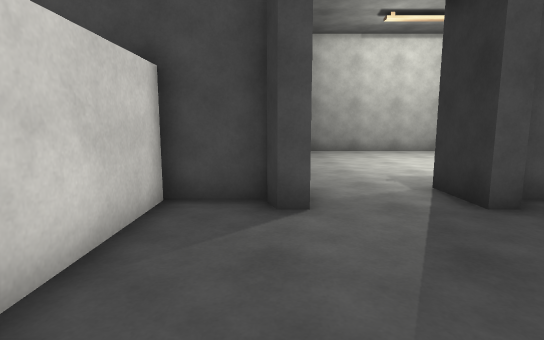
View 1 (above)

19 first-person views from a walk through a Unity game level. The camera is 1.3 m above the floor, tilts 8° down and sees 80° across. Doors are open. The floor is counted in squares, 1 m on a side. Each view is taken from the middle of a square. On the plan, view 1 faces up. The plan holds only what a view shows up to about 14 squares ahead; the rest is blank. The place goes on beyond the plan. The player character is not drawn. Surface patterns are stand-ins for the level's own textures.

View 2
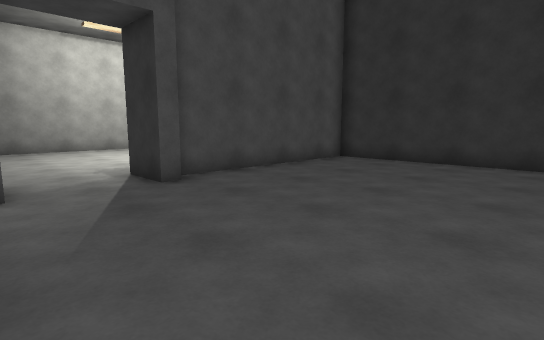

View 3
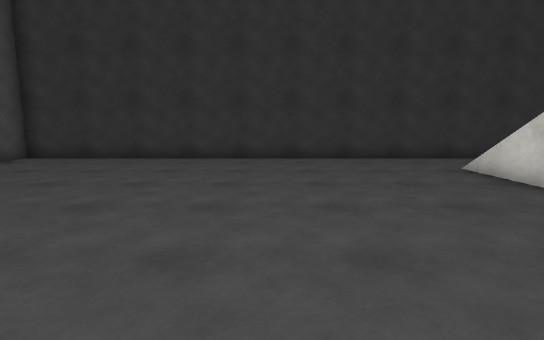

View 4
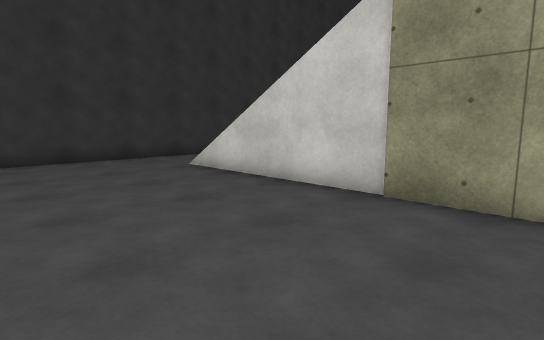

View 5
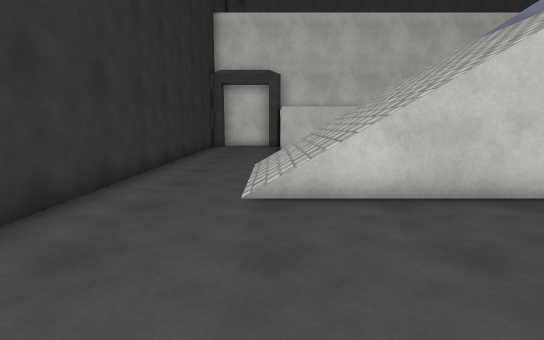

View 6
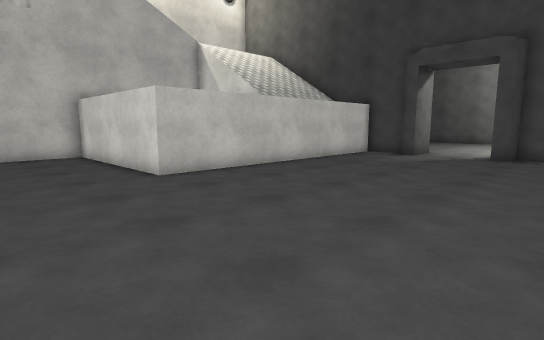

View 7
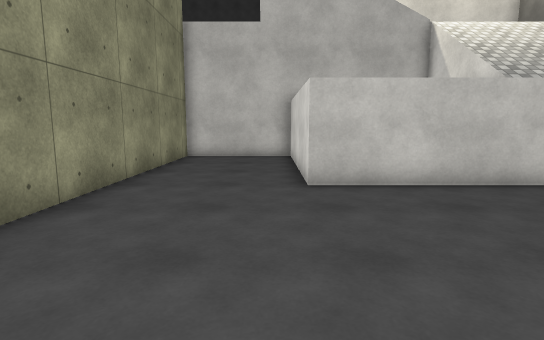

View 8
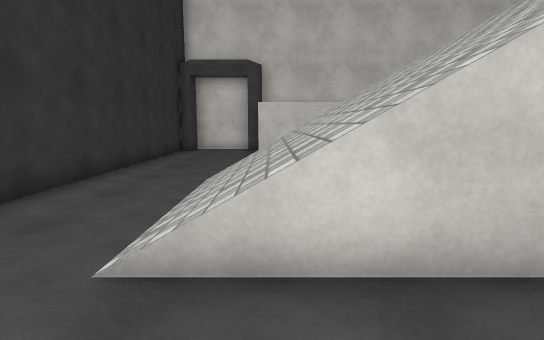

View 9
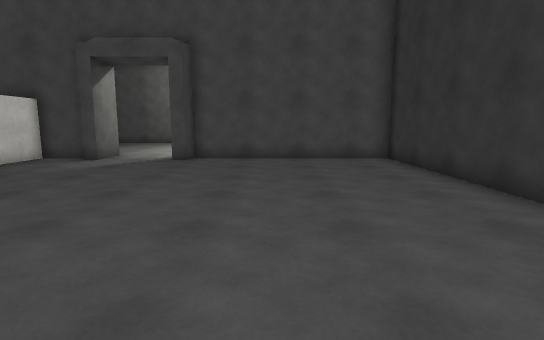

View 10
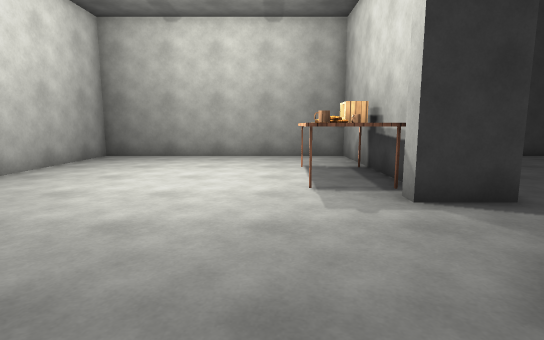

View 11
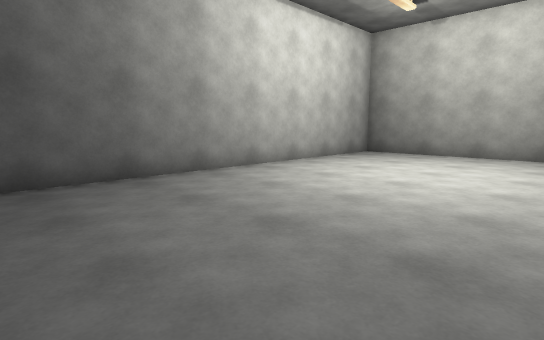

View 12
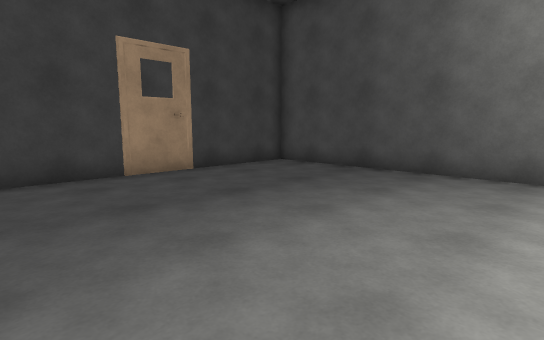

View 13
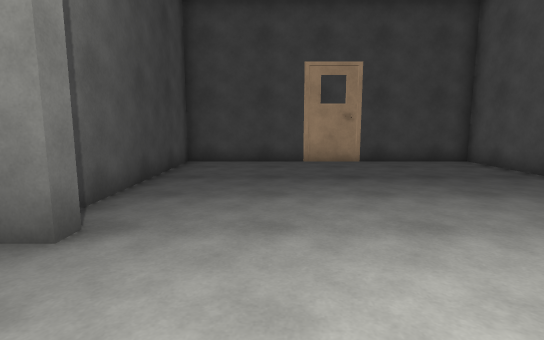

View 14
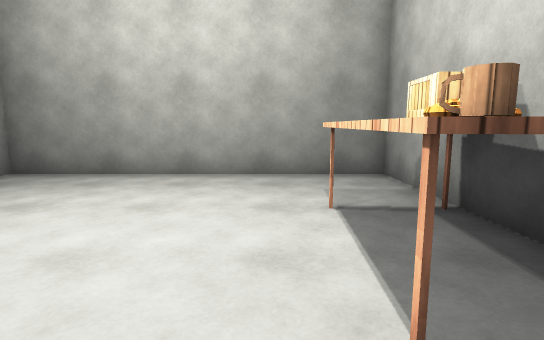

View 15
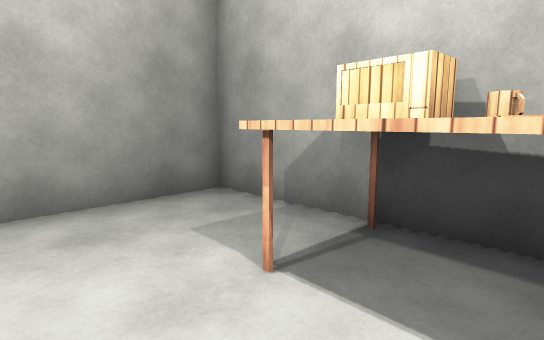

View 16
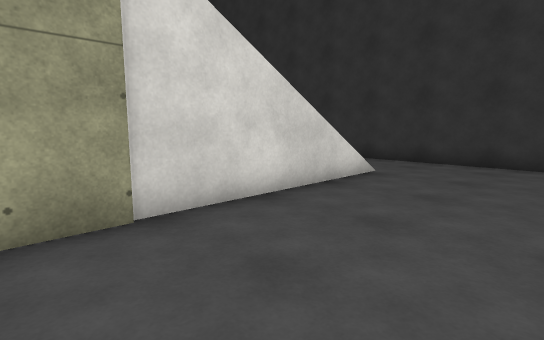

View 17
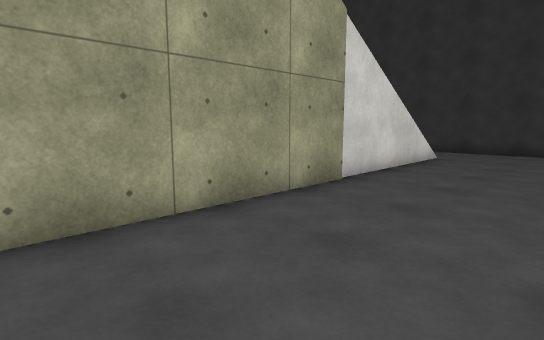

View 18
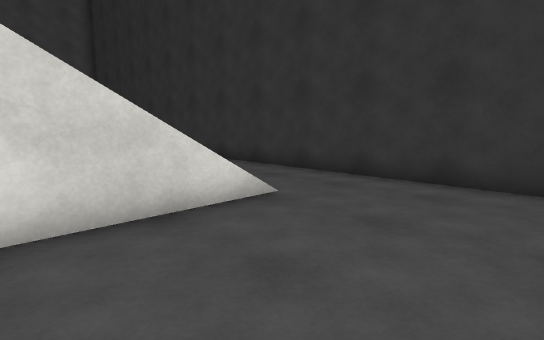

View 19
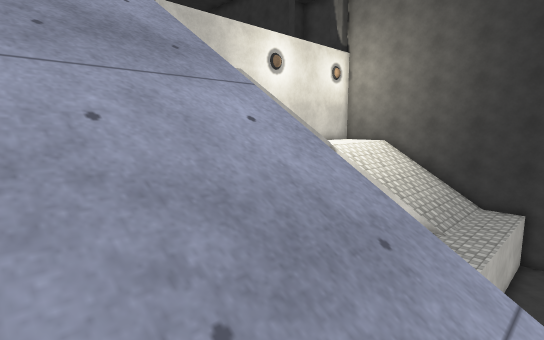

### Floor plan
Key: @ floor where view 1 was taken; # wall or solid block; . floor; / step, stairs or slope; D open door; = window, fence, low wall or low ledge; v drop or lower ground; T table.
Columns run from 9 left of view 1 to 12 right of it. Each row starts with its distance up from view 1.
 16  #####################
 15  #...................#
 14  #...................#
 13  #...................#
 12  #...................#
 11  #...................#
 10  #...................#
  9  #...................#
  8  #...........TTTTT...#
  7  #...........TTTTT...#
  6  #########DDD#########
  5        #.#DDD#.......#
  4        #.............#
  3        #.............#
  2        #.............#
  1        #.............#
  0        #.@...........#
 -1        #.............#
 -2        #.............#
 -3        #.............#
 -4        #.............#
 -5 ########.............#
 -6 #....................#
 -7 #....................#
 -8 #....................#
 -9 #....................#
-10  /////////////////...#
-11      ///// ///////...#
-12      ///// ///////...#
-13           ////////...#
-14          /////////...#
-15     vvvvvvvvvvvv=....#
-16     .................#
-17     .................#
-18      ................#
-19     . ...............#

Positions as (right, up) in squares from view 1, and headings:
1: (0, 0), facing up
2: (0, -2), facing up-right
3: (-1, -4), facing right
4: (-1, -4), facing down-right
5: (8, -4), facing down
6: (6, -9), facing up-left
7: (5, -6), facing left
8: (7, -7), facing down
9: (7, -7), facing up
10: (-2, 9), facing right
11: (-3, 8), facing up-right
12: (1, 7), facing up-left
13: (4, 9), facing left
14: (3, 9), facing right
15: (6, 10), facing down-right
16: (0, -19), facing up-right
17: (-5, -19), facing up-right
18: (4, -19), facing up-right
19: (0, -12), facing up-left
